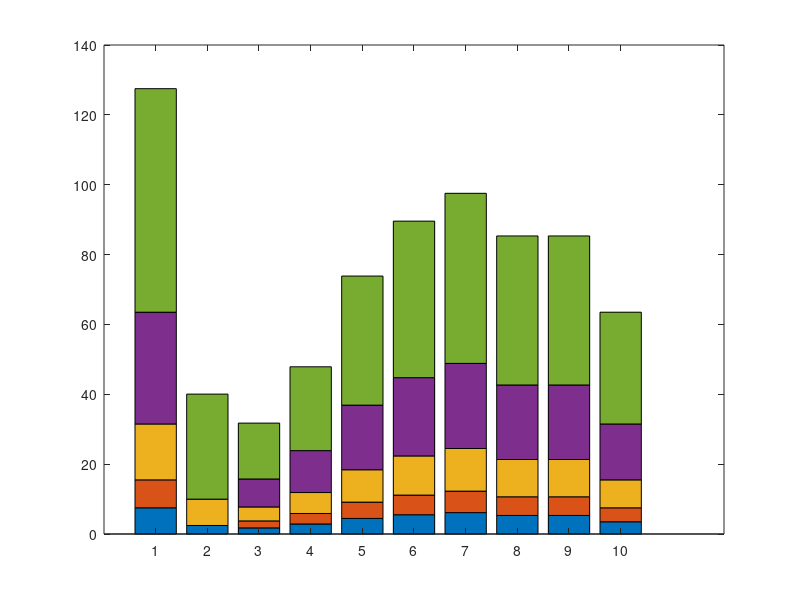

This chart was generated by the following MATLAB code: (Note: this script raises an error after producing the figure.)
% Clear workspace
clc;
clear;
close all;

% --- DATA DEFINITION ---
MED_Values = [
    7.5,        15.5,        31.5,        63.5,        127.5;        % EAL1
    2.4375,     0.0,         9.9765625,   0.0,         40.053;       % EAL2
    1.75,       3.75,        7.75,        15.75,       31.75;        % EAL3
    2.875,      5.875,       11.875,      23.875,      47.875;       % EAL4
    4.46093,    9.125,       18.395,      36.890,      73.8510;      % EAL5
    5.51625,    11.1367,     22.3525,     44.76440,    89.573303;    % EAL6
    6.125,      12.26953125, 24.47949,    48.844726,   97.53948;     % EAL7
    5.3125,     10.65625,    21.328125,   42.6640625,  85.33203125;  % EAL8
    5.3125,     10.65625,    21.328125,   42.6640625,  85.33203125;  % EAL9
    3.5,        7.5,         15.5,        31.5,        63.5          % PAL
];

logicNames = {'EAL1', 'EAL2', 'EAL3', 'EAL4', 'EAL5', 'EAL6', 'EAL7', 'EAL8', 'EAL9', 'PAL'};

% --- DATA PROCESSING ---
Filled_Values = MED_Values;
for i = 1:size(Filled_Values, 1)
    for j = 2:size(Filled_Values, 2)
        if Filled_Values(i, j) == 0
            Filled_Values(i, j) = Filled_Values(i, j-1);
        end
    end
end

Plot_Data = zeros(size(Filled_Values));
Plot_Data(:, 1) = Filled_Values(:, 1);
for j = 2:size(Filled_Values, 2)
    Plot_Data(:, j) = Filled_Values(:, j) - Filled_Values(:, j-1);
end

% --- PLOTTING ---
figure('Position', [100, 100, 1400, 800], 'Color', 'w'); 

x = 1:size(Plot_Data, 1);
b = bar(x, Plot_Data, 'stacked');

% --- STYLING ---
barWidth = 0.5; 
for i = 1:length(b)
    b(i).BarWidth = barWidth;
end

% --- COLORS ---
customColors = [
    0.00, 0.45, 0.74;  % 4-bit (Blue)
    0.85, 0.33, 0.10;  % 5-bit (Orange)
    0.93, 0.69, 0.13;  % 6-bit (Yellow)
    0.49, 0.18, 0.56;  % 7-bit (Purple)
    0.47, 0.67, 0.19   % 8-bit (Green)
];

for i = 1:length(b)
    b(i).FaceColor = customColors(i,:);
end

% --- AXES SETTINGS ---
max_y = max(max(Filled_Values));
ylim([0, max_y * 1.1]); 

set(gca, 'XTick', x);
set(gca, 'XTickLabel', logicNames);
set(gca, 'FontSize', 11);
set(gca, 'XColor', 'k', 'YColor', 'k'); 
set(gca, 'Color', 'w');                 

xlabel('Approximation Logic', 'FontSize', 12, 'FontWeight', 'bold', 'Color', 'k');
ylabel('MED (Mean Error Distance)', 'FontSize', 12, 'FontWeight', 'bold', 'Color', 'k');
title('MED Values', 'FontSize', 14, 'FontWeight', 'bold', 'Color', 'k');

% --- REMOVING GRID ---
grid off; % Completely remove dotted traces

% --- ULTRA-COMPACT LEGEND BOX ---
bit_labels = {'4-bit', '5-bit', '6-bit', '7-bit', '8-bit'};

% Legend Box Coordinates (Tight Fit)
box_x = 1.8;      
box_y = 138;      
box_w = 1.8;      % Very Narrow
box_h = 20;       % Very Short

% Draw the boundary box
rectangle('Position', [box_x, box_y - box_h, box_w, box_h], ...
    'EdgeColor', 'k', 'LineWidth', 0.8, 'FaceColor', 'none'); 

% Internal Spacing (High Density)
start_x = box_x + 0.1;        
start_y = box_y - 2.5;         
row_spacing = 3.8;             % Very tight rows
patch_width = 0.12;            % Tiny square
patch_height = 2.0;            % Tiny square
gap_small = 0.03;              
label_offset = 0.4;           

% Loop rows: 8-bit down to 4-bit
for bit_idx = 5:-1:1
    current_y = start_y - ((5 - bit_idx) * row_spacing);
    current_x = start_x;
    
    % 1. Label "X-bit :"
    text(current_x, current_y, [bit_labels{bit_idx} ':'], ...
        'FontSize', 12, 'FontWeight', 'bold', 'Color', 'k', ...
        'VerticalAlignment', 'middle', 'HorizontalAlignment', 'left');
    
    current_x = current_x + label_offset;
    
    % 2. Open Bracket "("
    text(current_x, current_y, '(', ...
        'FontSize', 12, 'FontWeight', 'bold', 'Color', 'k', ...
        'VerticalAlignment', 'middle', 'HorizontalAlignment', 'center');
    
    current_x = current_x + 0.08;
    
    % 3. Draw Patches and '+' signs
    for layer = 1:bit_idx
        % Draw Square Patch
        rectangle('Position', [current_x, current_y - (patch_height/2), patch_width, patch_height], ...
            'FaceColor', customColors(layer, :), ...
            'EdgeColor', 'k', 'LineWidth', 0.5);
        
        current_x = current_x + patch_width + gap_small;
        
        % Draw '+' sign if not last
        if layer < bit_idx
             text(current_x, current_y, '+', ...
                'FontSize', 10, 'FontWeight', 'bold', 'Color', 'k', ...
                'VerticalAlignment', 'middle', 'HorizontalAlignment', 'center');
             current_x = current_x + gap_small + 0.05;
        end
    end
    
    % 4. Closing Bracket ")"
    text(current_x + 0.02, current_y, ')', ...
        'FontSize', 12, 'FontWeight', 'bold', 'Color', 'k', ...
        'VerticalAlignment', 'middle', 'HorizontalAlignment', 'left');
end

% --- ADDING TEXT LABELS TO BARS ---
for i = 1:size(MED_Values, 1) 
    for j = 1:size(MED_Values, 2) 
        val_original = MED_Values(i, j);
        val_position = Filled_Values(i, j);
        
        if val_original > 0
            y_pos = val_position;
            x_pos = i + (barWidth / 2) + 0.02; 
            
            txt_str = sprintf('%.2f', val_original);
            
            text(x_pos, y_pos, txt_str, ...
                'FontSize', 10, ...           
                'Color', 'r', ...            
                'FontWeight', 'bold', ...
                'HorizontalAlignment', 'left', ...
                'VerticalAlignment', 'middle'); 
        end
    end
end
